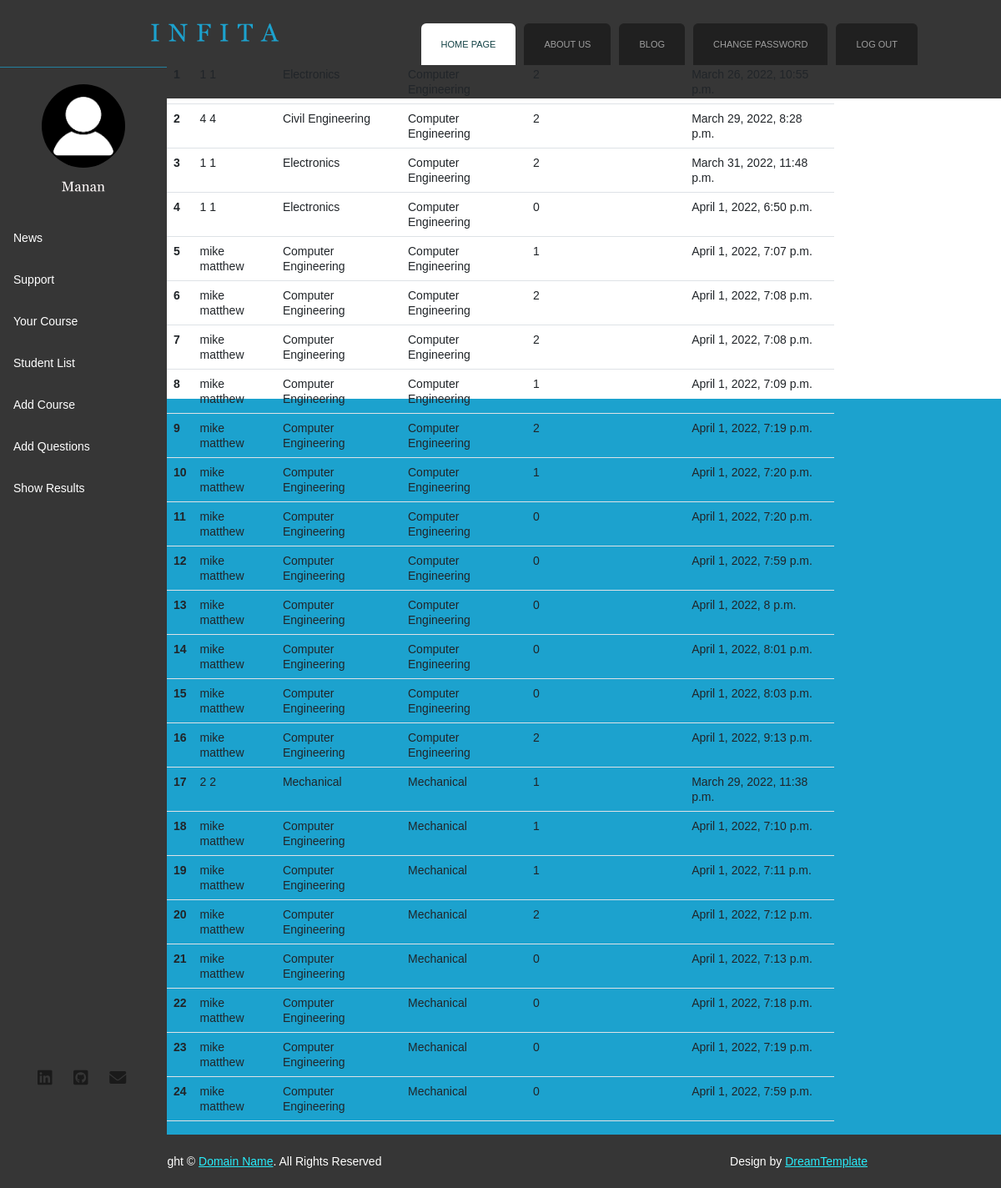
Page /facultyCourseResult/ (signed in) on the committed database.
### onlineexamapp/models.py (models this page shows, shortened)
class User(models.Model): # STUDENT
    userType = models.CharField(max_length = 100, default = "Student")
    fname = models.CharField(max_length = 100)
    lname = models.CharField(max_length = 100)
    email = models.CharField(max_length = 100)
    mobile = models.CharField(max_length = 100)
    course = models.CharField(max_length = 100, default="")
    gender = models.CharField(max_length = 100)
    password = models.CharField(max_length = 100)
    address = models.TextField()
    profilePic = models.ImageField(upload_to = 'profilePic/', default="")
    userStatus = models.CharField(max_length = 100, default = "Pending")

class TestResult(models.Model):
    student = models.ForeignKey(User, on_delete=models.CASCADE)
    course = models.ForeignKey(CourseDetail, on_delete=models.CASCADE)
    testCourse = models.CharField(max_length=100)
    marks = models.PositiveIntegerField()
    date = models.DateTimeField(default=timezone.now)

### onlineexamapp/views.py (the view)
# urls.py: path('facultyCourseResult/', views.facultyCourseResult, name='facultyCourseResult'),
def facultyCourseResult(request):
    tempList = []
    studentList = []
    faculty = User.objects.get(email = request.session['email'])
    facultyCourse = FacultyCourses.objects.filter(faculty = faculty)
    for i in range(len(facultyCourse)):
        result = TestResult.objects.filter(testCourse = facultyCourse[i].facultyCourse)
        for j in range(len(result)):
            tempList.append(result[j].student.fname)
            tempList.append(result[j].student.lname)
            tempList.append(result[j].student.course)
            tempList.append(result[j].testCourse)
            tempList.append(result[j].marks)
            tempList.append(result[j].date)
            studentList.append(tempList)
            print(studentList)
            tempList = []
    print()
    print(studentList)
    result = TestResult.objects.all()
    return render(request, 'facultyCourseResult.html', { 'studentList': studentList })

### onlineexamapp/templates/facultyCourseResult.html (shortened to what this page needs)
{% extends 'header.html' %}
{% load static %}
{% block content %}
<!DOCTYPE html>
<html lang="en">
<head>
</head>
<body>
    <table class="table table-hover static-table" align="center" id="studentTable">
        <thead>
          <tr>
            <th scope="col">#</th>
            <th scope="col">Name</th>
            <th scope="col">Enroll Course</th>
            <th scope="col">Exam Course</th>
            <th scope="col">Marks Obtain</th>
            <th scope="col">Total Marks</th>
            <th scope="col">Date Of Submission</th>
          </tr>
        </thead>
        <tbody>
          {% for i in studentList %}
          <tr>
            <th scope="row">{{forloop.counter}}</th>
            <td>{{i.0}} {{i.1}}</td>
            <td>{{i.2}}</td>
            <td>{{i.3}}</td>
            <td>{{i.4}}</td>
            <td></td>
            <td>{{i.5}}</td>
          </tr>
          {% endfor %}
        </tbody>
      </table>
</body>
</html>
{% endblock %}

### onlineexamapp/static/css/style.css (style rules this page uses)
body { margin: 0; padding: 0; width: 100%; color: #28ecfa; font: normal 12px/1.5em "Liberation sans", Arial, Helvetica, sans-serif; background: #1ca2ce url(../images/main_bg.gif) repeat-x left top; }
html, .main { padding: 0; margin: 0; }

### onlineexamapp/templates/facultyCourseResult.html (style rules this page uses)
body { text-align: center; }
.static-table { text-align: left; width: 800px; }

### rows in the picture
User: course "Civil Engineering"
TestResult: testCourse "Computer Engineering", date "March 29, 2022, 8:28 p.m."
User: course "Electronics" "Electronics"
TestResult: testCourse "Computer Engineering", date "March 31, 2022, 11:48 p.m."
TestResult: testCourse "Computer Engineering", date "April 1, 2022, 6:50 p.m."
User: fname "mike" "mike" "mike" "mike" "mike" "mike" "mike" "mike" "mike" "mike" "mike" "mike" "mike" "mike" "mike" "mike" "mike" "mike" "mike", lname "matthew" "matthew" "matthew" "matthew" "matthew" "matthew" "matthew" "matthew" "matthew" "matthew" "matthew" "matthew" "matthew" "matthew" "matthew" "matthew" "matthew" "matthew" "matthew", course "Computer Engineering" "Computer Engineering" "Computer Engineering" "Computer Engineering" "Computer Engineering" "Computer Engineering" "Computer Engineering" "Computer Engineering" "Computer Engineering" "Computer Engineering" "Computer Engineering" "Computer Engineering" "Computer Engineering" "Computer Engineering" "Computer Engineering" "Computer Engineering" "Computer Engineering" "Computer Engineering" "Computer Engineering"
TestResult: testCourse "Computer Engineering", date "April 1, 2022, 7:07 p.m."
TestResult: testCourse "Computer Engineering", date "April 1, 2022, 7:08 p.m."
TestResult: testCourse "Computer Engineering", date "April 1, 2022, 7:08 p.m."
TestResult: testCourse "Computer Engineering", date "April 1, 2022, 7:09 p.m."
TestResult: testCourse "Computer Engineering", date "April 1, 2022, 7:19 p.m."
TestResult: testCourse "Computer Engineering", date "April 1, 2022, 7:20 p.m."
TestResult: testCourse "Computer Engineering", date "April 1, 2022, 7:20 p.m."
TestResult: testCourse "Computer Engineering", date "April 1, 2022, 7:59 p.m."
TestResult: testCourse "Computer Engineering", date "April 1, 2022, 8 p.m."
TestResult: testCourse "Computer Engineering", date "April 1, 2022, 8:01 p.m."
TestResult: testCourse "Computer Engineering", date "April 1, 2022, 8:03 p.m."
TestResult: testCourse "Computer Engineering", date "April 1, 2022, 9:13 p.m."
User: course "Mechanical"
TestResult: testCourse "Mechanical", date "March 29, 2022, 11:38 p.m."
TestResult: testCourse "Mechanical", date "April 1, 2022, 7:10 p.m."
TestResult: testCourse "Mechanical", date "April 1, 2022, 7:11 p.m."
TestResult: testCourse "Mechanical", date "April 1, 2022, 7:12 p.m."
TestResult: testCourse "Mechanical", date "April 1, 2022, 7:13 p.m."
TestResult: testCourse "Mechanical", date "April 1, 2022, 7:18 p.m."
TestResult: testCourse "Mechanical", date "April 1, 2022, 7:19 p.m."
TestResult: testCourse "Mechanical", date "April 1, 2022, 7:59 p.m."

### other values in the picture
{{ i.0 }} "4" "1" "1" "2"
{{ i.1 }} "4" "1" "1" "2"
{{ i.4 }} "2" "2" "0" "1" "2" "2" "1" "2" "1" "0" "0" "0" "0" "0" "2" "1" "1" "1" "2" "0" "0" "0" "0"
